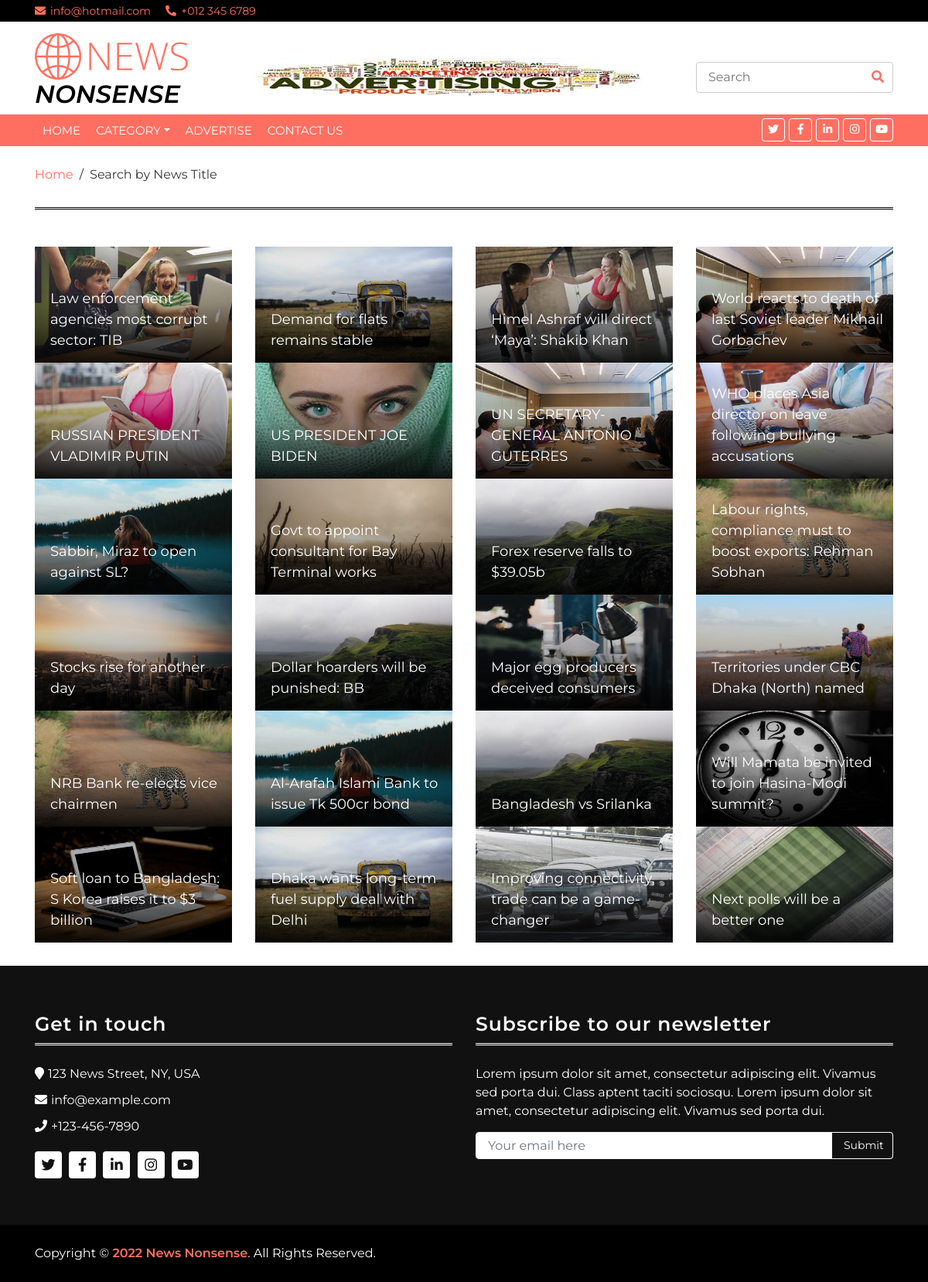
Page /index.php/homectrl/search on the committed database.
### tables this page shows
CREATE TABLE `advertisement` (
  `id` int(11) NOT NULL,
  `name` varchar(255) NOT NULL,
  `email` varchar(255) NOT NULL,
  `company` varchar(255) NOT NULL,
  `website` varchar(255) NOT NULL,
  `address` varchar(255) NOT NULL,
  `contact` bigint(20) NOT NULL,
  `image` varchar(255) NOT NULL,
  `thumb` varchar(255) NOT NULL,
  `description` varchar(255) DEFAULT NULL,
  `location` tinyint(4) DEFAULT NULL,
  `status` tinyint(1) NOT NULL DEFAULT 0,
  `date` date DEFAULT NULL
);

CREATE TABLE `post` (
  `id` int(11) NOT NULL,
  `title` varchar(255) NOT NULL,
  `description` text NOT NULL,
  `category` int(11) NOT NULL,
  `tag` varchar(255) NOT NULL,
  `image` varchar(255) NOT NULL,
  `featured` tinyint(1) DEFAULT NULL,
  `video` tinyint(1) DEFAULT NULL,
  `trending` tinyint(1) DEFAULT NULL,
  `spotlight` tinyint(1) DEFAULT NULL,
  `editorial` tinyint(1) DEFAULT NULL,
  `homemainnews` tinyint(1) DEFAULT NULL,
  `homemainnewsslider` tinyint(1) DEFAULT NULL,
  `homemorenews` tinyint(1) DEFAULT NULL,
  `catmainnews` tinyint(1) DEFAULT NULL,
  `catmainnewsslider` tinyint(1) DEFAULT NULL,
  `catmorenews` tinyint(1) DEFAULT NULL,
  `viewcount` bigint(20) NOT NULL,
  `created_at` timestamp NOT NULL DEFAULT current_timestamp() ON UPDATE current_timestamp()
);

### application/views/front/app.php (called while the page is built)
<?php $this->load->view('front/include/header'); ?>
	<?php $this->load->view($page); ?>
<?php $this->load->view('front/include/footer'); ?>

### application/controllers/HomeCtrl.php (called while the page is built, shortened)
<?php
class HomeCtrl extends CI_Controller {
	public function search(){
		$con=$this->input->get('key_word');
		$data['search_key']=$con;
		$data['posts']=$this->db->like('title',$con)->get('post')->result();
		$data['page']="front/search";
		$this->load->view('front/app',$data);
	}
}

### index.php (called while the page is built, shortened)
<?php
require_once BASEPATH.'core/CodeIgniter.php';

### application/views/front/search.php (the view)
<div class="breadcrumb-wrap">
    <div class="container">
        <ul class="breadcrumb">
            <li class="breadcrumb-item"><a href="<?= base_url('home') ?>">Home</a></li>
            <li class="breadcrumb-item active">Search by News Title</li>
        </ul>
    </div>
</div>
<div class="top-news">
    <div class="container">
        <h2 class="text-center mb-5" style="border-bottom: 3px double #000000;"><?= $search_key ?></h2>
    </div>
</div>
<div class="main-news">
    <div class="container">
        <div class="row">
            <div class="col-lg-12">
                <div class="row">
                    <?php
                        if($posts){
                        foreach($posts as $cmr){
                    ?>
                        <div class="col-md-3">
                            <div class="mn-img">
                                <img src="<?= base_url('img/admin/media/'.$cmr->image) ?>" height="150" />
                                <div class="mn-title">
                                    <a href="<?= base_url('post/'.$cmr->id) ?>"><?= $cmr->title ?></a>
                                </div>
                            </div>
                        </div>
                    <?php } } ?>
                </div>
            </div>
        </div>
    </div>
</div>

### application/views/front/include/header.php (shortened to what this page needs)
<!DOCTYPE html>
<html lang="en">
<head>
    <link href="https://stackpath.bootstrapcdn.com/bootstrap/4.4.1/css/bootstrap.min.css" rel="stylesheet">
    <link href="https://cdnjs.cloudflare.com/ajax/libs/font-awesome/5.10.0/css/all.min.css" rel="stylesheet">
    <link href="<?php echo base_url(); ?>lib/slick/slick.css" rel="stylesheet">
    <link href="<?php echo base_url(); ?>lib/slick/slick-theme.css" rel="stylesheet">
</head>
<body>
    <div class="top-bar">
        <div class="container">
            <div class="row">
                <div class="col-lg-6">
                    <div class="tb-contact">
                        <p><i class="fas fa-envelope"></i>info@hotmail.com</p>
                        <p><i class="fas fa-phone-alt"></i>+012 345 6789</p>
                    </div>
                </div>
            </div>
        </div>
    </div>
    <div class="brand">
        <div class="container">
            <div class="row align-items-center">
                <div class="col-lg-3 col-md-4">
                    <div class="b-logo">
                        <a href="<?php echo base_url('home'); ?>">
                            <img src="<?php echo base_url(); ?>img/logo.png" alt="Logo">
                        </a>
                        <h2 class="font-italic text-break text-*-center">NONSENSE</h1>
                    </div>
                </div>
                <div class="col-lg-6 col-md-4">
                    <div class="b-ads">
                        <?php
                            $ad1 = $this->db->where('location', 1)->limit(1, 0)->get('advertisement')->row();
                        ?>
                        <a href="#">
                            <img src="<?= base_url('img/admin/ad/'.$ad1->image) ?>" alt="Advertisement Image">
                        </a>
                    </div>
                </div>
                <div class="col-lg-3 col-md-4">
                    <div class="b-search">
                        <form method="get" action="<?= base_url('search') ?>">
                            <input type="text" name="key_word" placeholder="Search">
                            <button type="submit"><i class="fa fa-search"></i></button>
                        </form>
                    </div>
                </div>
            </div>
        </div>
    </div>
    <div class="nav-bar">
        <div class="container">
            <nav class="navbar navbar-expand-md bg-dark navbar-dark">
                <div class="collapse navbar-collapse justify-content-between" id="navbarCollapse">
                    <div class="navbar-nav mr-auto">
                        <a href="<?= base_url('home') ?>" class="nav-item nav-link">Home</a>
                        <div class="nav-item dropdown">
                            <a class="nav-link dropdown-toggle" data-toggle="dropdown">Category</a>
                        </div>
                        <a href="<?= base_url('advertise') ?>" class="nav-item nav-link">Advertise</a>
                        <a href="<?= base_url('contact') ?>" class="nav-item nav-link">Contact Us</a>
                    </div>
                    <div class="social ml-auto">
                        <a href=""><i class="fab fa-twitter"></i></a>
                        <a href=""><i class="fab fa-facebook-f"></i></a>
                        <a href=""><i class="fab fa-linkedin-in"></i></a>
                        <a href=""><i class="fab fa-instagram"></i></a>
                        <a href=""><i class="fab fa-youtube"></i></a>
                    </div>
                </div>
            </nav>
        </div>
    </div>

### application/views/front/include/footer.php (shortened to what this page needs)
    <div class="footer">
        <div class="container">
            <div class="row">
                <div class="col-lg-6">
                    <div class="footer-widget">
                        <h3 class="title">Get in touch</h3>
                        <div class="contact-info">
                            <p><i class="fa fa-map-marker"></i>123 News Street, NY, USA</p>
                            <p><i class="fa fa-envelope"></i>info@example.com</p>
                            <p><i class="fa fa-phone"></i>+123-456-7890</p>
                            <div class="social">
                                <a href=""><i class="fab fa-twitter"></i></a>
                                <a href=""><i class="fab fa-facebook-f"></i></a>
                                <a href=""><i class="fab fa-linkedin-in"></i></a>
                                <a href=""><i class="fab fa-instagram"></i></a>
                                <a href=""><i class="fab fa-youtube"></i></a>
                            </div>
                        </div>
                    </div>
                </div>
                <div class="col-lg-6">
                    <div class="footer-widget">
                        <h3 class="title">Subscribe to our newsletter</h3>
                        <div class="newsletter">
                            <p>
                                Lorem ipsum dolor sit amet, consectetur adipiscing elit. Vivamus sed porta dui. Class
                                aptent taciti sociosqu. Lorem ipsum dolor sit amet, consectetur adipiscing elit. Vivamus
                                sed porta dui.
                            </p>
                            <form method="post" action="<?= base_url('homeCtrl/newsletter')?>">
                                <input name="email_address" class="form-control" type="email" placeholder="Your email here">
                                <button class="btn">Submit</button>
                            </form>
                        </div>
                    </div>
                </div>
            </div>
        </div>
    </div>
    <div class="footer-bottom">
        <div class="container">
            <div class="row">
                <div class="col-md-6 copyright">
                    <p>Copyright &copy; <a href="#">2022 News Nonsense</a>. All Rights Reserved.</p>
                </div>
            </div>
        </div>
    </div>
    <link href="<?php echo base_url(); ?>css/style.css" rel="stylesheet">
</body>
</html>

### rows in the picture
advertisement: image (picture)
post: image (picture), title "Law enforcement agencies most corrupt sector: TIB"
post: image (picture), title "Demand for flats remains stable"
post: image (picture), title "Himel Ashraf will direct ‘Maya’: Shakib Khan"
post: image (picture), title "World reacts to death of last Soviet leader Mikhail Gorbachev"
post: image (picture), title "RUSSIAN PRESIDENT VLADIMIR PUTIN"
post: image (picture), title "US PRESIDENT JOE BIDEN"
post: image (picture), title "UN SECRETARY-GENERAL ANTONIO GUTERRES"
post: image (picture), title "WHO places Asia director on leave following bullying accusations"
post: image (picture), title "Sabbir, Miraz to open against SL?"
post: image (picture), title "Govt to appoint consultant for Bay Terminal works"
post: image (picture), title "Forex reserve falls to $39.05b"
post: image (picture), title "Labour rights, compliance must to boost exports: Rehman Sobhan"
post: image (picture), title "Stocks rise for another day"
post: image (picture), title "Dollar hoarders will be punished: BB"
post: image (picture), title "Major egg producers deceived consumers"
post: image (picture), title "Territories under CBC Dhaka (North) named"
post: image (picture), title "NRB Bank re-elects vice chairmen"
post: image (picture), title "Al-Arafah Islami Bank to issue Tk 500cr bond"
post: image (picture), title "Bangladesh vs Srilanka"
post: image (picture), title "Will Mamata be invited to join Hasina-Modi summit?"
post: image (picture), title "Soft loan to Bangladesh: S Korea raises it to $3 billion"
post: image (picture), title "Dhaka wants long-term fuel supply deal with Delhi"
post: image (picture), title "Improving connectivity, trade can be a game-changer"
post: image (picture), title "Next polls will be a better one"
